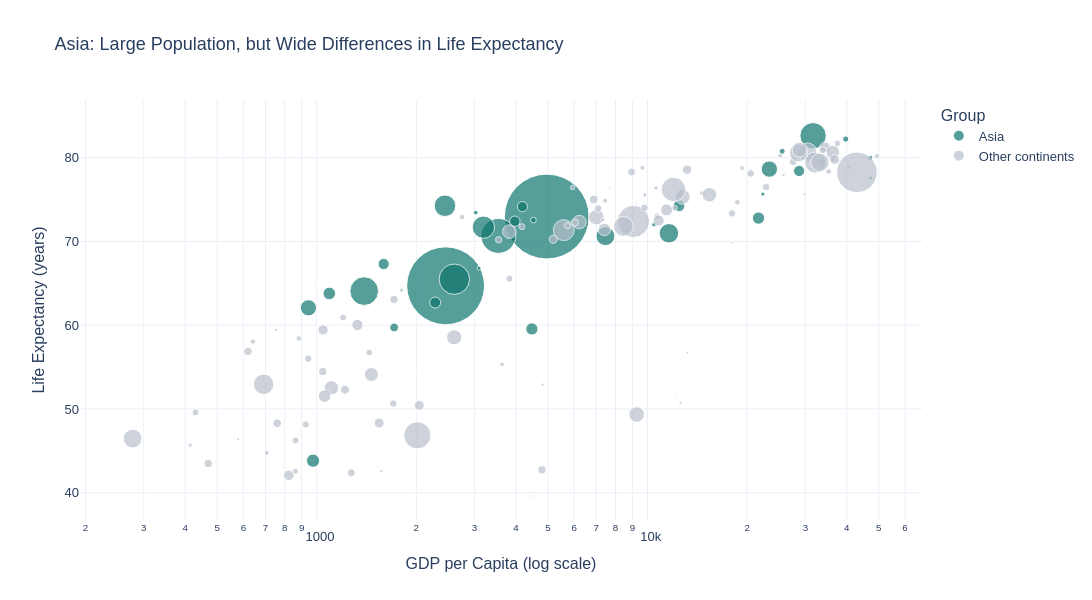

This figure's notebook cell:
### Markdown cell above
## Task 2 — Bubble chart: tell a story

**What to build:** A bubble chart (full 2007 dataset, all countries) where:
- x = GDP per capita (log scale)
- y = life expectancy
- size = population
- colour = ONE continent highlighted (your choice), all others grey
- At least one annotation explaining the highlighted group's story

> This is the grey-and-highlight technique applied to a bubble chart.

### Code cell
# Task 2
# YOUR CODE HERE


import plotly.express as px

df_2007 = df[df['year'] == 2007].copy()

df_2007['group'] = df_2007['continent'].apply(
    lambda x: 'Asia' if x == 'Asia' else 'Other continents'
)

fig = px.scatter(
    data_frame=df_2007,
    x='gdpPercap',
    y='lifeExp',
    size='pop',
    color='group',
    hover_name='country',
    log_x=True,
    size_max=60,
    color_discrete_map={
        'Asia': '#0F766E',
        'Other continents': '#B8C0CC'
    },
    labels={
        'gdpPercap': 'GDP per Capita (log scale)',
        'lifeExp': 'Life Expectancy (years)',
        'pop': 'Population',
        'group': 'Group'
    },
    template='plotly_white',
    title='Asia: Large Population, but Wide Differences in Life Expectancy'
)
fig.add_annotation(
    x=1500, y=65,
    text='Asian countries vary widely<br>in wealth and life expectancy',
    showarrow=True,
    arrowhead=2
)
fig.update_layout(
    height=600,
    width=1100,
    font=dict(family='Arial', size=13)
)
fig.show()

### Figure 1 — Plotly figure (JSON) as saved in the notebook; plotly's stock layout.template omitted (floating-point values rounded to 4 significant figures)
{"data": [{"hovertemplate": "<b>%{hovertext}</b><br><br>Group=Asia<br>GDP per Capita (log scale)=%{x}<br>Life Expectancy (years)=%{y}<br>Population=%{marker.size}<extra></extra>", "hovertext": ["Afghanistan", "Bahrain", "Bangladesh", "Cambodia", "China", "Hong Kong, China", "India", "Indonesia", "Iran", "Iraq", "Israel", "Japan", "Jordan", "Korea, Dem. Rep.", "Korea, Rep.", "Kuwait", "Lebanon", "Malaysia", "Mongolia", "Myanmar", "Nepal", "Oman", "Pakistan", "Philippines", "Saudi Arabia", "Singapore", "Sri Lanka", "Syria", "Taiwan", "Thailand", "Vietnam", "West Bank and Gaza", "Yemen, Rep."], "legendgroup": "Asia", "marker": {"color": "#0F766E", "size": [31889923, 708573, 150448339, 14131858, 1318683096, 6980412, 1110396331, 223547000, 69453570, 27499638, 6426679, 127467972, 6053193, 23301725, 49044790, 2505559, 3921278, 24821286, 2874127, 47761980, 28901790, 3204897, 169270617, 91077287, 27601038, 4553009, 20378239, 19314747, 23174294, 65068149, 85262356, 4018332, 22211743], "sizemode": "area", "sizeref": 366300.0, "symbol": "circle"}, "mode": "markers", "name": "Asia", "orientation": "v", "showlegend": true, "type": "scatter", "x": [974.6, 29800.0, 1391.0, 1714.0, 4959.0, 39720.0, 2452.0, 3541.0, 11610.0, 4471.0, 25520.0, 31660.0, 4519.0, 1593.0, 23350.0, 47310.0, 10460.0, 12450.0, 3096.0, 944.0, 1091.0, 22320.0, 2606.0, 3190.0, 21650.0, 47140.0, 3970.0, 4185.0, 28720.0, 7458.0, 2442.0, 3025.0, 2281.0], "xaxis": "x", "y": [43.83, 75.64, 64.06, 59.72, 72.96, 82.21, 64.7, 70.65, 70.96, 59.55, 80.75, 82.6, 72.53, 67.3, 78.62, 77.59, 71.99, 74.24, 66.8, 62.07, 63.78, 75.64, 65.48, 71.69, 72.78, 79.97, 72.4, 74.14, 78.4, 70.62, 74.25, 73.42, 62.7], "yaxis": "y"}, {"hovertemplate": "<b>%{hovertext}</b><br><br>Group=Other continents<br>GDP per Capita (log scale)=%{x}<br>Life Expectancy (years)=%{y}<br>Population=%{marker.size}<extra></extra>", "hovertext": ["Albania", "Algeria", "Angola", "Argentina", "Australia", "Austria", "Belgium", "Benin", "Bolivia", "Bosnia and Herzegovina", "Botswana", "Brazil", "Bulgaria", "Burkina Faso", "Burundi", "Cameroon", "Canada", "Central African Republic", "Chad", "Chile", "Colombia", "Comoros", "Congo, Dem. Rep.", "Congo, Rep.", "Costa Rica", "Cote d'Ivoire", "Croatia", "Cuba", "Czech Republic", "Denmark", "Djibouti", "Dominican Republic", "Ecuador", "Egypt", "El Salvador", "Equatorial Guinea", "Eritrea", "Ethiopia", "Finland", "France", "Gabon", "Gambia", "Germany", "Ghana", "Greece", "Guatemala", "Guinea", "Guinea-Bissau", "Haiti", "Honduras", "Hungary", "Iceland", "Ireland", "Italy", "Jamaica", "Kenya", "Lesotho", "Liberia", "Libya", "Madagascar", "Malawi", "Mali", "Mauritania", "Mauritius", "Mexico", "Montenegro", "Morocco", "Mozambique", "Namibia", "Netherlands", "New Zealand", "Nicaragua", "Niger", "Nigeria", "Norway", "Panama", "Paraguay", "Peru", "Poland", "Portugal", "Puerto Rico", "Reunion", "Romania", "Rwanda", "Sao Tome and Principe", "Senegal", "Serbia", "Sierra Leone", "Slovak Republic", "Slovenia", "Somalia", "South Africa", "Spain", "Sudan", "Swaziland", "Sweden", "Switzerland", "Tanzania", "Togo", "Trinidad and Tobago", "Tunisia", "Turkey", "Uganda", "United Kingdom", "United States", "Uruguay", "Venezuela", "Zambia", "Zimbabwe"], "legendgroup": "Other continents", "marker": {"color": "#B8C0CC", "size": [3600523, 33333216, 12420476, 40301927, 20434176, 8199783, 10392226, 8078314, 9119152, 4552198, 1639131, 190010647, 7322858, 14326203, 8390505, 17696293, 33390141, 4369038, 10238807, 16284741, 44227550, 710960, 64606759, 3800610, 4133884, 18013409, 4493312, 11416987, 10228744, 5468120, 496374, 9319622, 13755680, 80264543, 6939688, 551201, 4906585, 76511887, 5238460, 61083916, 1454867, 1688359, 82400996, 22873338, 10706290, 12572928, 9947814, 1472041, 8502814, 7483763, 9956108, 301931, 4109086, 58147733, 2780132, 35610177, 2012649, 3193942, 6036914, 19167654, 13327079, 12031795, 3270065, 1250882, 108700891, 684736, 33757175, 19951656, 2055080, 16570613, 4115771, 5675356, 12894865, 135031164, 4627926, 3242173, 6667147, 28674757, 38518241, 10642836, 3942491, 798094, 22276056, 8860588, 199579, 12267493, 10150265, 6144562, 5447502, 2009245, 9118773, 43997828, 40448191, 42292929, 1133066, 9031088, 7554661, 38139640, 5701579, 1056608, 10276158, 71158647, 29170398, 60776238, 301139947, 3447496, 26084662, 11746035, 12311143], "sizemode": "area", "sizeref": 366300.0, "symbol": "circle"}, "mode": "markers", "name": "Other continents", "orientation": "v", "showlegend": true, "type": "scatter", "x": [5937.0, 6223.0, 4797.0, 12780.0, 34440.0, 36130.0, 33690.0, 1441.0, 3822.0, 7446.0, 12570.0, 9066.0, 10680.0, 1217.0, 430.1, 2042.0, 36320.0, 706.0, 1704.0, 13170.0, 7007.0, 986.1, 277.6, 3633.0, 9645.0, 1545.0, 14620.0, 8948.0, 22830.0, 35280.0, 2082.0, 6025.0, 6873.0, 5581.0, 5728.0, 12150.0, 641.4, 690.8, 33210.0, 30470.0, 13210.0, 752.7, 32170.0, 1328.0, 27540.0, 5186.0, 942.7, 579.2, 1202.0, 3548.0, 18010.0, 36180.0, 40680.0, 28570.0, 7321.0, 1463.0, 1569.0, 414.5, 12060.0, 1045.0, 759.3, 1043.0, 1803.0, 10960.0, 11980.0, 9254.0, 3820.0, 823.7, 4811.0, 36800.0, 25190.0, 2749.0, 619.7, 2014.0, 49360.0, 9809.0, 4173.0, 7409.0, 15390.0, 20510.0, 19330.0, 7670.0, 10810.0, 863.1, 1598.0, 1712.0, 9787.0, 862.5, 18680.0, 25770.0, 926.1, 9270.0, 28820.0, 2602.0, 4513.0, 33860.0, 37510.0, 1107.0, 883.0, 18010.0, 7093.0, 8458.0, 1056.0, 33200.0, 42950.0, 10610.0, 11420.0, 1271.0, 469.7], "xaxis": "x", "y": [76.42, 72.3, 42.73, 75.32, 81.23, 79.83, 79.44, 56.73, 65.55, 74.85, 50.73, 72.39, 73.0, 52.3, 49.58, 50.43, 80.65, 44.74, 50.65, 78.55, 72.89, 65.15, 46.46, 55.32, 78.78, 48.33, 75.75, 78.27, 76.49, 78.33, 54.79, 72.23, 74.99, 71.34, 71.88, 51.58, 58.04, 52.95, 79.31, 80.66, 56.73, 59.45, 79.41, 60.02, 79.48, 70.26, 56.01, 46.39, 60.92, 70.2, 73.34, 81.76, 78.89, 80.55, 72.57, 54.11, 42.59, 45.68, 73.95, 59.44, 48.3, 54.47, 64.16, 72.8, 76.19, 74.54, 71.16, 42.08, 52.91, 79.76, 80.2, 72.9, 56.87, 46.86, 80.2, 75.54, 71.75, 71.42, 75.56, 78.1, 78.75, 76.44, 72.48, 46.24, 65.53, 63.06, 74.0, 42.57, 74.66, 77.93, 48.16, 49.34, 80.94, 58.56, 39.61, 80.88, 81.7, 52.52, 58.42, 69.82, 73.92, 71.78, 51.54, 79.42, 78.24, 76.38, 73.75, 42.38, 43.49], "yaxis": "y"}], "layout": {"annotations": [{"arrowhead": 2, "showarrow": true, "text": "Asian countries vary widely<br>in wealth and life expectancy", "x": 1500, "y": 65}], "font": {"family": "Arial", "size": 13}, "height": 600, "legend": {"itemsizing": "constant", "title": {"text": "Group"}, "tracegroupgap": 0}, "title": {"text": "Asia: Large Population, but Wide Differences in Life Expectancy"}, "width": 1100, "xaxis": {"anchor": "y", "domain": [0, 1], "title": {"text": "GDP per Capita (log scale)"}, "type": "log"}, "yaxis": {"anchor": "x", "domain": [0, 1], "title": {"text": "Life Expectancy (years)"}}}}
